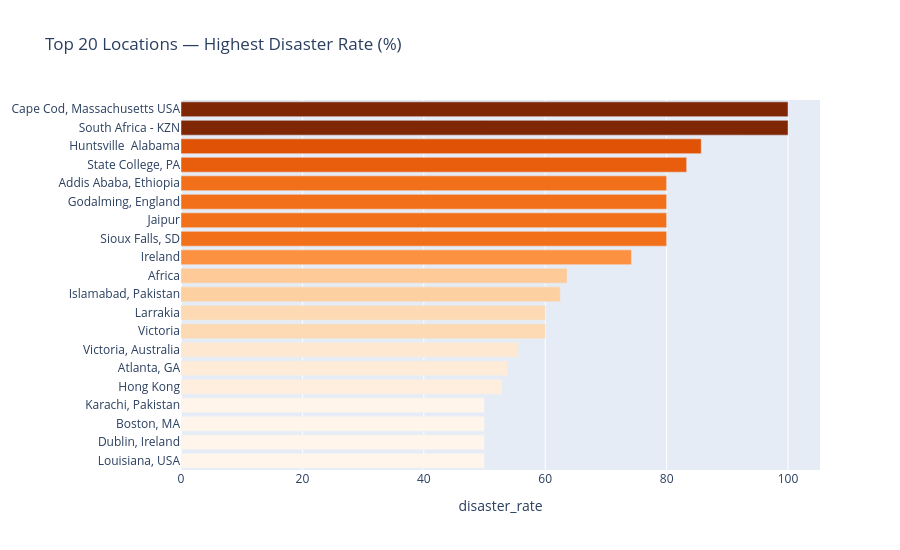

The notebook cell this image was saved under:
### Code cell
loc_stats = (
    df.groupby("location")["target"]
    .agg(disaster="sum", total="count").reset_index()
)
loc_stats["disaster"] = loc_stats["disaster"].astype(int)
loc_stats["disaster_rate"] = (loc_stats["disaster"] / loc_stats["total"] * 100).round(1)
loc_stats = loc_stats[loc_stats["total"] >= 5]

fig = px.bar(
    loc_stats.nlargest(20,"disaster_rate").sort_values("disaster_rate"),
    x="disaster_rate", y="location", orientation="h",
    title="Top 20 Locations — Highest Disaster Rate (%)",
    color="disaster_rate", color_continuous_scale="Oranges", height=550)
fig.update_layout(yaxis_title=None, coloraxis_showscale=False)
fig.show()

### Figure 1 — Plotly figure (JSON) as saved in the notebook; plotly's stock layout.template omitted (floating-point values rounded to 4 significant figures)
{"data": [{"alignmentgroup": "True", "hovertemplate": "disaster_rate=%{marker.color}<br>location=%{y}<extra></extra>", "legendgroup": "", "marker": {"color": [50, 50, 50, 50, 52.9, 53.8, 55.6, 60, 60, 62.5, 63.6, 74.2, 80, 80, 80, 80, 83.3, 85.7, 100, 100], "coloraxis": "coloraxis", "pattern": {"shape": ""}}, "name": "", "offsetgroup": "", "orientation": "h", "showlegend": false, "textposition": "auto", "type": "bar", "x": [50, 50, 50, 50, 52.9, 53.8, 55.6, 60, 60, 62.5, 63.6, 74.2, 80, 80, 80, 80, 83.3, 85.7, 100, 100], "xaxis": "x", "y": ["Louisiana, USA", "Dublin, Ireland", "Boston, MA", "Karachi, Pakistan", "Hong Kong", "Atlanta, GA", "Victoria, Australia", "Victoria", "Larrakia", "Islamabad, Pakistan", "Africa", "Ireland", "Sioux Falls, SD", "Jaipur", "Godalming, England", "Addis Ababa, Ethiopia", "State College, PA", "Huntsville  Alabama", "South Africa - KZN", "Cape Cod, Massachusetts USA"], "yaxis": "y"}], "layout": {"barmode": "relative", "coloraxis": {"colorbar": {"title": {"text": "disaster_rate"}}, "colorscale": [[0, "rgb(255,245,235)"], [0.125, "rgb(254,230,206)"], [0.25, "rgb(253,208,162)"], [0.375, "rgb(253,174,107)"], [0.5, "rgb(253,141,60)"], [0.625, "rgb(241,105,19)"], [0.75, "rgb(217,72,1)"], [0.875, "rgb(166,54,3)"], [1, "rgb(127,39,4)"]], "showscale": false}, "height": 550, "legend": {"tracegroupgap": 0}, "title": {"text": "Top 20 Locations — Highest Disaster Rate (%)"}, "xaxis": {"anchor": "y", "domain": [0, 1], "title": {"text": "disaster_rate"}}, "yaxis": {"anchor": "x", "domain": [0, 1], "title": {}}}}
